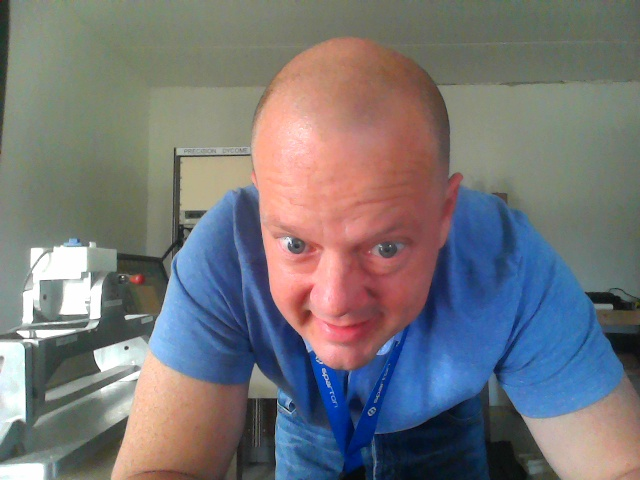
#> input picture Image and Video Algorithms/OpenCV and Python/Picture and Video Capture/img_rects0.jpg, 640 x 480 px, given in place of the camera
$ python vid_capture_face_detection.py   (Python 2 division)
#> lines starting #> are read from the running program, lines starting #| are printed output that depends on the picture; after the words box and inside, x2 and y2 are one past the last pixel; in counts of white or black regions, pixels touching at a corner belong together
# Copyright (c) 2016 Richard Stephen Wheatley

# Permission is hereby granted, free of charge, to any person obtaining a copy
# of this software and associated documentation files (the "Software"), to deal
# in the Software without restriction, including without limitation the rights
# to use, copy, modify, merge, publish, distribute, sublicense, and/or sell
# copies of the Software, and to permit persons to whom the Software is
# furnished to do so, subject to the following conditions:

# The above copyright notice and this permission notice shall be included in all
# copies or substantial portions of the Software.

# THE SOFTWARE IS PROVIDED "AS IS", WITHOUT WARRANTY OF ANY KIND, EXPRESS OR
# IMPLIED, INCLUDING BUT NOT LIMITED TO THE WARRANTIES OF MERCHANTABILITY,
# FITNESS FOR A PARTICULAR PURPOSE AND NONINFRINGEMENT. IN NO EVENT SHALL THE
# AUTHORS OR COPYRIGHT HOLDERS BE LIABLE FOR ANY CLAIM, DAMAGES OR OTHER
# LIABILITY, WHETHER IN AN ACTION OF CONTRACT, TORT OR OTHERWISE, ARISING FROM,
# OUT OF OR IN CONNECTION WITH THE SOFTWARE OR THE USE OR OTHER DEALINGS IN THE
# SOFTWARE.


import numpy as np
import cv2
from enum import Enum

class hist_type(Enum):
    NORMAL = 1
    CLAHE = 2

face_cascade_front = cv2.CascadeClassifier('C:\\Python27\\opencv\\build\\etc\\haarcascades\\haarcascade_frontalface_alt.xml')
face_cascade_profile = cv2.CascadeClassifier('C:\\Python27\\opencv\\build\\etc\\haarcascades\\haarcascade_profileface.xml')
##face_cascade_front = cv2.CascadeClassifier('C:\\Python27\\opencv\\build\\etc\\lbpcascades\\lbpcascade_frontalface.xml')
##face_cascade_profile = cv2.CascadeClassifier('C:\\Python27\\opencv\\build\\etc\\lbpcascades\\lbpcascade_profileface.xml')
##eye_cascade = cv2.CascadeClassifier('C:\\Python27\\opencv\\build\\etc\\haarcascades\\haarcascade_eye.xml')

cap = cv2.VideoCapture(0)

hyst = hist_type.NORMAL

while(True):
    # Capture frame-by-frame
	(isFrame, frame) = cap.read()
#> frame is the input picture: shape (480, 640, 3); mean B, G, R 119.9, 117, 117.8

	# If not valid frame, break operation
	if not isFrame:
		break

    # clone frame for side by side comparision
    img2 = frame.copy()

    # Our operations on the frame come here
    gray = cv2.cvtColor(frame, cv2.COLOR_BGR2GRAY)
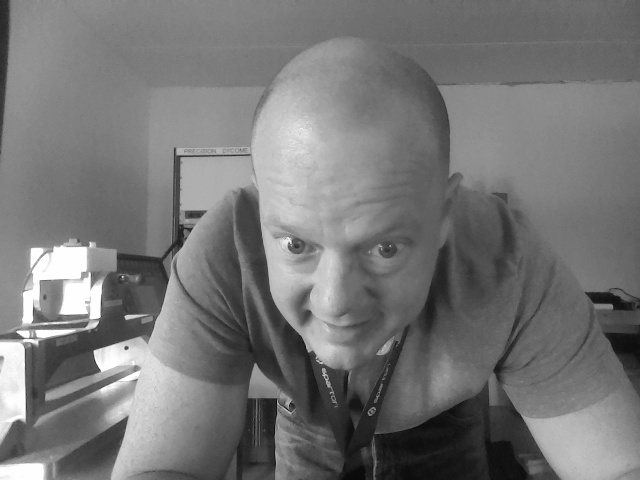
#> gray: shape (480, 640); min 5, max 255, mean 117.6

	# pick which type of histogram to use
    if hyst == hist_type.NORMAL:
        gray = cv2.equalizeHist(gray)
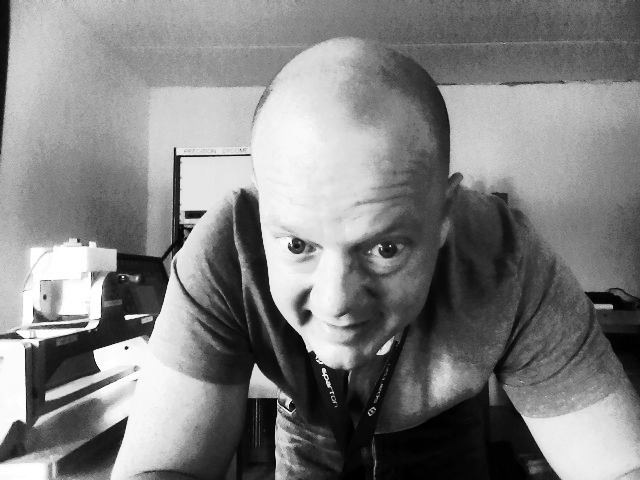
#> gray: shape (480, 640); min 0, max 255, mean 128.6
    elif hyst == hist_type.CLAHE:
        clahe = cv2.createCLAHE(clipLimit=2.0, tileGridSize=(8,8))
        gray = clahe.apply(gray)

	# outline faces if they exist
    faces = face_cascade_front.detectMultiScale(gray, 1.1, 3)
#> faces = [[245, 181, 186, 186]]
    if len(faces) == 0:
        faces = face_cascade_profile.detectMultiScale(gray, 1.1, 3)
    for (x,y,w,h) in faces:
        cv2.ellipse(img2, (x + w/2, y + h/2), (2*w/5, 3*h/5), 0, 0, 360, 255, 2, 4, 0)
#> this loop made 1 pass
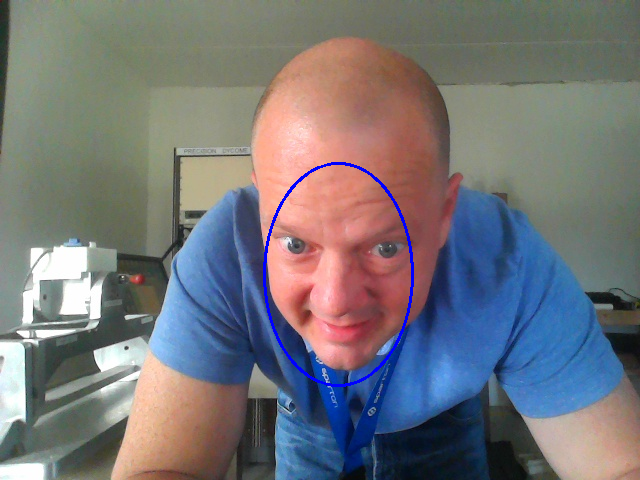
#> img2: shape (480, 640, 3); 0.57% of pixels changed, all inside (x1, y1, x2, y2) = (263, 162, 414, 387)

    # show images side by side with and without face detection
	res = np.hstack((frame,img2))
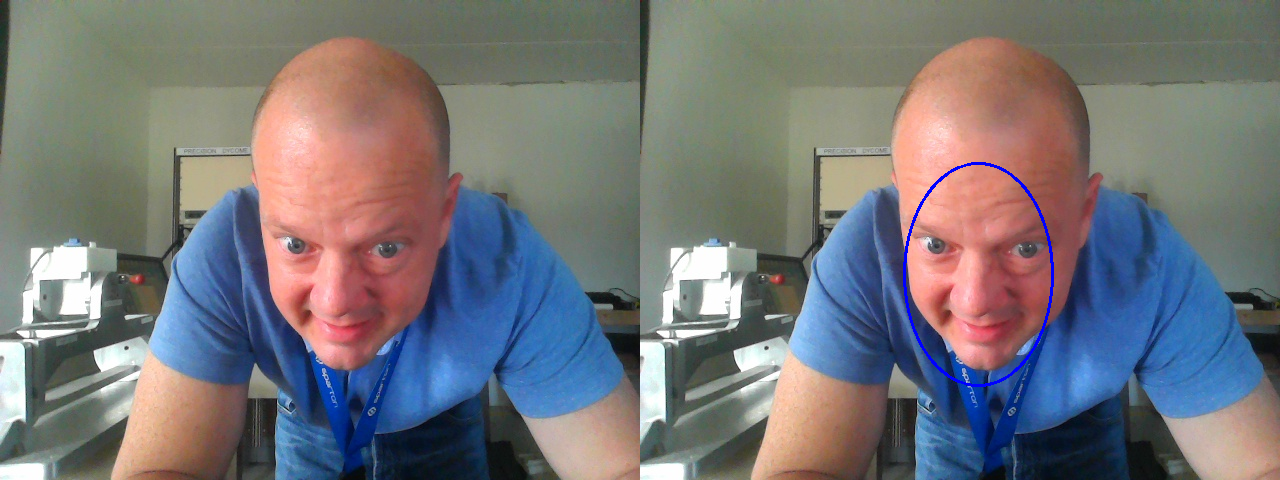
#> res: shape (480, 1280, 3); mean B, G, R 120.3, 116.7, 117.4

    # Display the resulting frame
    cv2.imshow('res',res)
    if cv2.waitKey(1) & 0xFF == ord('q'):
#> (key q is pressed here)
        break

# When everything done, release the capture
cap.release()
cv2.destroyAllWindows()

$ run again, on Image and Video Algorithms/OpenCV and Python/Picture and Video Capture/img_rects1.jpg
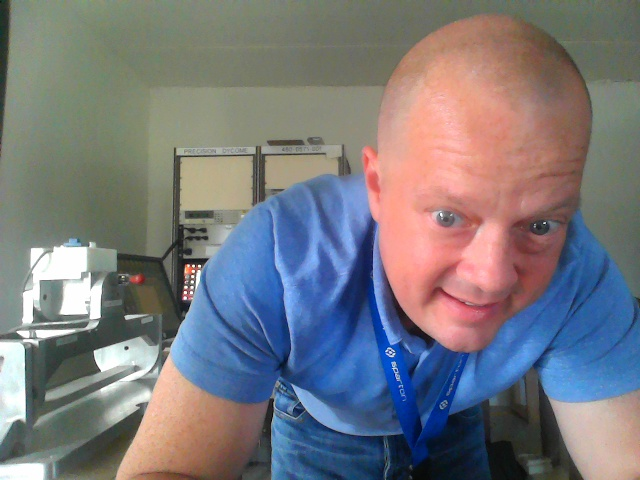
#> input picture Image and Video Algorithms/OpenCV and Python/Picture and Video Capture/img_rects1.jpg, 640 x 480 px, given in place of the camera
#> frame is the input picture: shape (480, 640, 3); mean B, G, R 125.4, 120.3, 120.8
#> `gray = cv2.equalizeHist(gray)`:
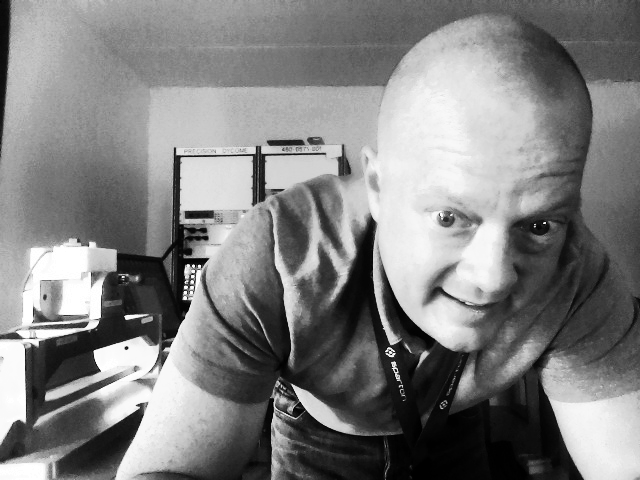
#> gray: shape (480, 640); min 0, max 255, mean 128.5
#> faces = ()
#> `res = np.hstack((frame,img2))`:
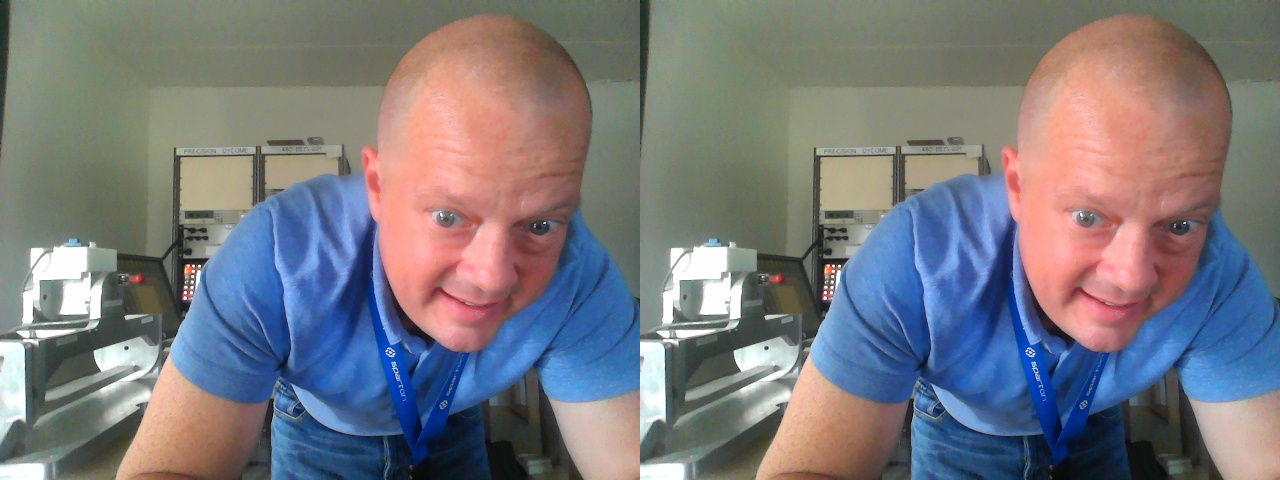
#> res: shape (480, 1280, 3); mean B, G, R 125.4, 120.3, 120.8

$ run again, on Image and Video Algorithms/OpenCV and Python/Picture and Video Capture/img_rects2.jpg
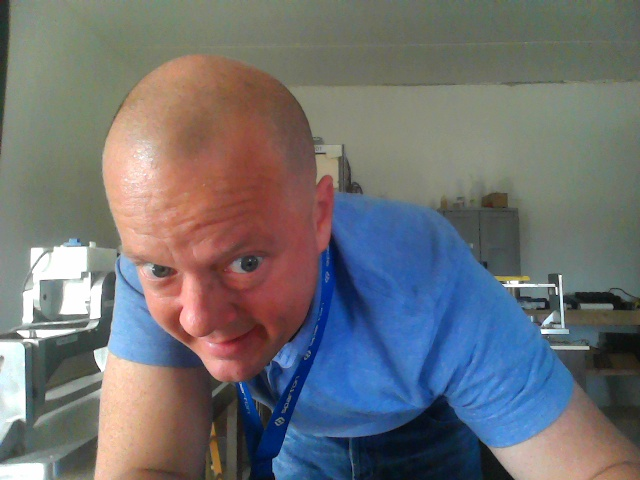
#> input picture Image and Video Algorithms/OpenCV and Python/Picture and Video Capture/img_rects2.jpg, 640 x 480 px, given in place of the camera
#> frame is the input picture: shape (480, 640, 3); mean B, G, R 115.2, 112.4, 111.5
#> `gray = cv2.equalizeHist(gray)`:
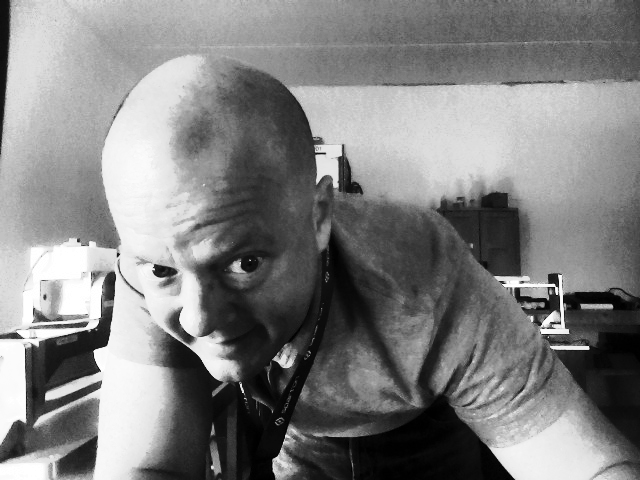
#> gray: shape (480, 640); min 0, max 255, mean 128.7
#> faces = ()
#> `res = np.hstack((frame,img2))`:
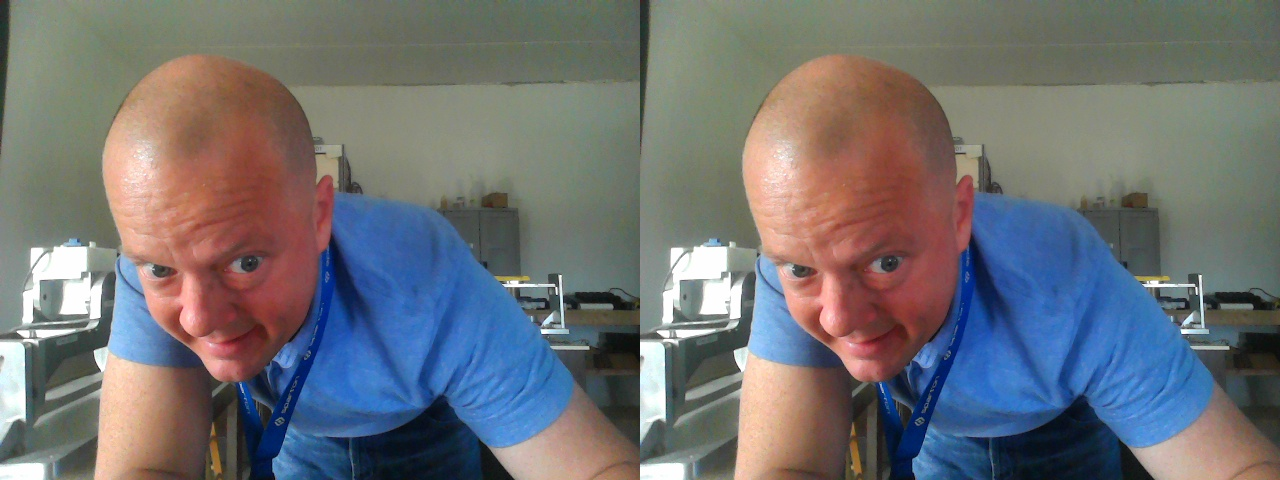
#> res: shape (480, 1280, 3); mean B, G, R 115.2, 112.4, 111.5

$ run again, on Image and Video Algorithms/OpenCV and Python/Picture and Video Capture/img_rects3.jpg
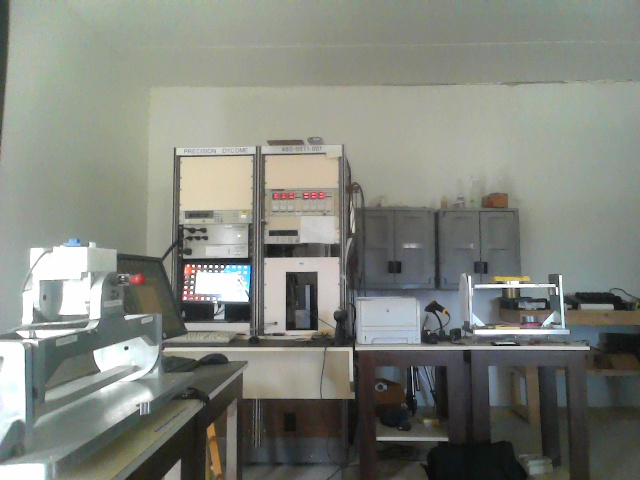
#> input picture Image and Video Algorithms/OpenCV and Python/Picture and Video Capture/img_rects3.jpg, 640 x 480 px, given in place of the camera
#> frame is the input picture: shape (480, 640, 3); mean B, G, R 124.1, 132.2, 128.9
#> `gray = cv2.equalizeHist(gray)`:
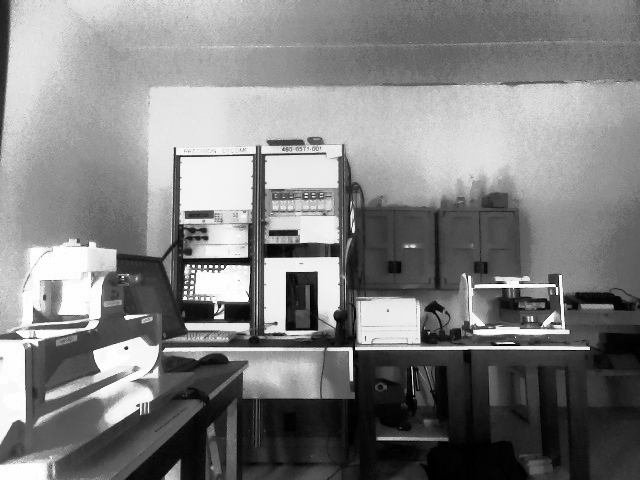
#> gray: shape (480, 640); min 0, max 255, mean 128.6
#> faces = [[162, 266, 112, 112]]
#> the loop `for (x,y,w,h) in faces:` made 1 pass
#> `res = np.hstack((frame,img2))`:
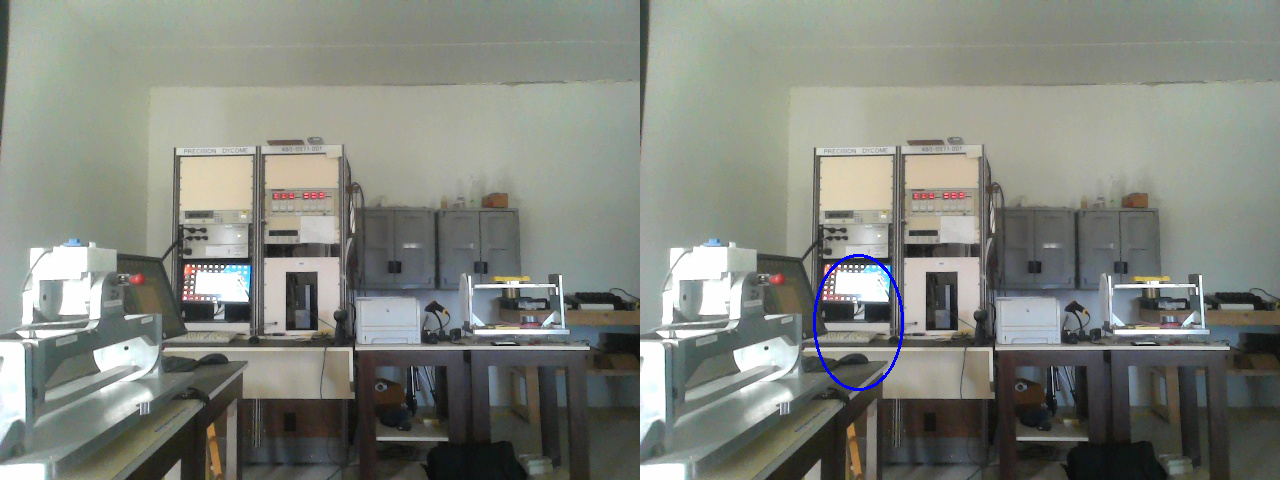
#> res: shape (480, 1280, 3); mean B, G, R 124.3, 132, 128.7
